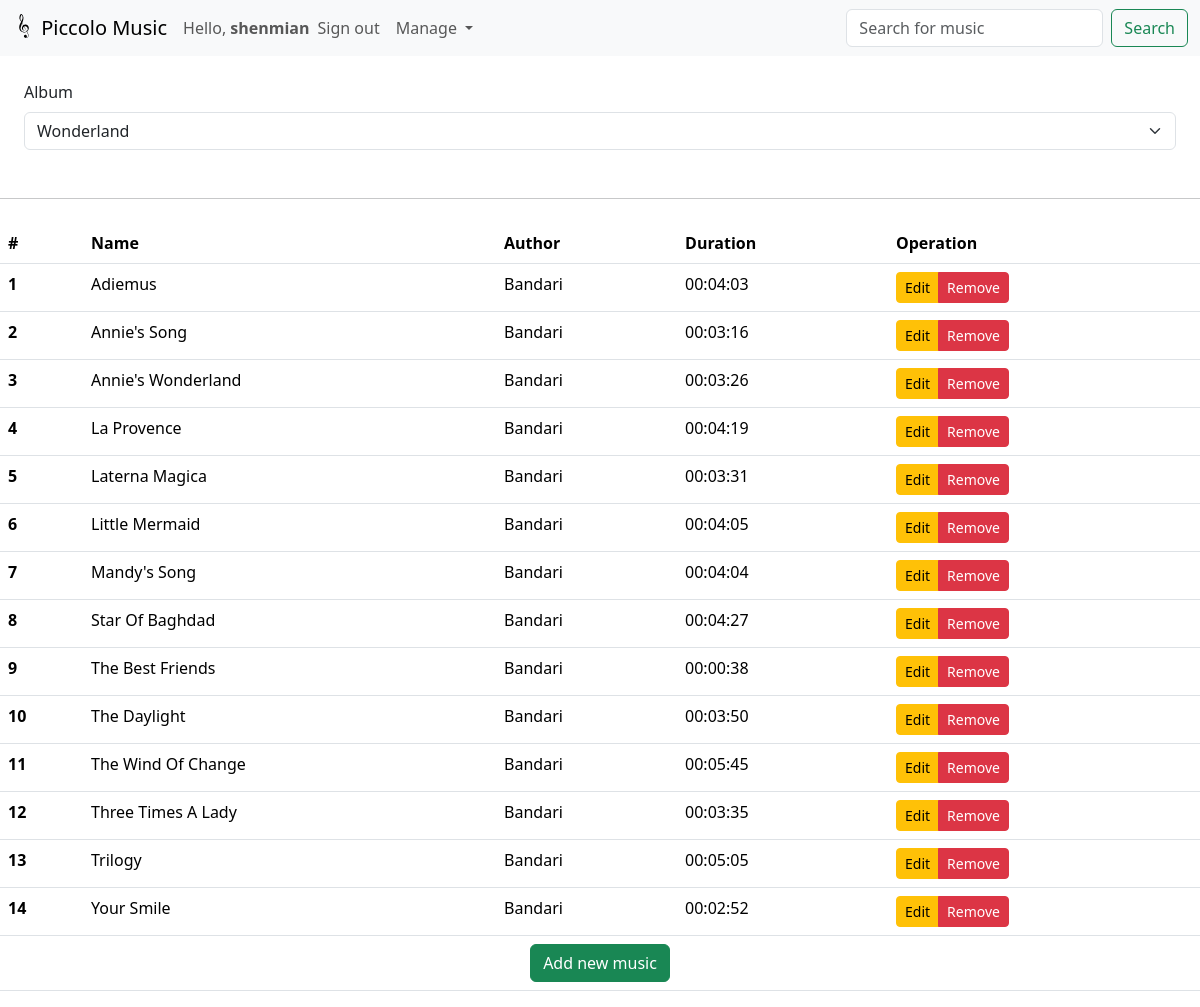
The page /music.php (signed in) on the database its author committed.
### tables this page shows
CREATE TABLE `tb_music` (
  `id` int(11) NOT NULL,
  `name` varchar(25) NOT NULL,
  `author` varchar(25) NOT NULL,
  `duration` time NOT NULL,
  `album_id` int(11) NOT NULL,
  `path` varchar(100) NOT NULL
);

### src/database.php (called while the page is built, shortened)
<?php
function get_database(): PDO
{
    try {
        static $db = new PDO('mysql:host=localhost;dbname=db_music', 'root', '');
        return $db;
    } catch (PDOException $e) {
        die('failed to connect to database: ' . $e->getMessage());
    }
}
function get_albums(): PDOStatement
{
    $db = get_database();
    $stmt = $db->prepare('SELECT * FROM tb_album');
    if (!$stmt->execute())
        die('failed to query from database');
    return $stmt;
}
function get_music_by_album_id($album_id): PDOStatement
{
    $db = get_database();
    $stmt = $db->prepare('SELECT tb_music.* FROM tb_music JOIN tb_album ON album_id = tb_album.id WHERE tb_album.id = ?');
    $stmt->execute([$album_id]);
    return $stmt;
}

### src/music.php (the view, shortened to what this page needs)
<?php include "header.php"; ?>
<?php include "navbar.php"; ?>
<?php
include "database.php";
$albums = get_albums();
if (isset($_GET['album_id'])) {
    $album_id = $_GET['album_id'];
} else {
    $album_id = $albums->fetch(PDO::FETCH_ASSOC)['id'];
}
?>
<main>
    <form action="/music.php" method="get" class="p-4">
        <label class="form-label">Album</label>
        <select name="album_id" class="form-select" onchange="this.form.submit()">
            <?php
            $result = get_albums();
            foreach ($result as $row) {
            ?>
                <option value="<?= $row["id"] ?>" <?php if ($album_id == $row["id"]) echo 'selected'; ?>><?= $row["name"] ?></option>
            <?php
            }
            ?>
        </select>
    </form>
    <hr class="my-4">
    <table class="table table-hover">
        <thead>
            <tr>
                <th scope="col">#</th>
                <th scope="col">Name</th>
                <th scope="col">Author</th>
                <th scope="col">Duration</th>
                <th scope="col">Operation</th>
            </tr>
        </thead>
        <tbody>
            <?php
            $result = get_music_by_album_id($album_id);
            foreach ($result as $row) {
            ?>
                <tr>
                    <th scope="row"><?= $row["id"] ?></th>
                    <td><?= $row["name"] ?></td>
                    <td><?= $row["author"] ?></td>
                    <td><?= $row["duration"] ?></td>
                    <td>
                        <div class="btn-group btn-group-sm" role="group">
                            <button type="button" onclick="window.location='/edit_music.php?music_id=<?= $row["id"] ?>';" class="btn btn-warning">Edit</button>
                            <button type="button" onclick="window.location='/remove_music.php?music_id=<?= $row["id"] ?>';" class="btn btn-danger">Remove</button>
                        </div>
                    </td>
                </tr>
            <?php
            }
            ?>
            <tr>
                <td colspan="6" class="text-center">
                    <button type="button" onclick="window.location='new_music.php';" class="btn btn-success">Add new music</button>
                </td>
            </tr>
        </tbody>
    </table>
</main>
<?php include "footer.php"; ?>

### rows shown on the page
tb_music: id "1", name "Adiemus", author "Bandari", duration "00:04:03"
tb_music: id "2", name "Annie's Song", author "Bandari", duration "00:03:16"
tb_music: id "3", name "Annie's Wonderland", author "Bandari", duration "00:03:26"
tb_music: id "4", name "La Provence", author "Bandari", duration "00:04:19"
tb_music: id "5", name "Laterna Magica", author "Bandari", duration "00:03:31"
tb_music: id "6", name "Little Mermaid", author "Bandari", duration "00:04:05"
tb_music: id "7", name "Mandy's Song", author "Bandari", duration "00:04:04"
tb_music: id "8", name "Star Of Baghdad", author "Bandari", duration "00:04:27"
tb_music: id "9", name "The Best Friends", author "Bandari", duration "00:00:38"
tb_music: id "10", name "The Daylight", author "Bandari", duration "00:03:50"
tb_music: id "11", name "The Wind Of Change", author "Bandari", duration "00:05:45"
tb_music: id "12", name "Three Times A Lady", author "Bandari", duration "00:03:35"
tb_music: id "13", name "Trilogy", author "Bandari", duration "00:05:05"
tb_music: id "14", name "Your Smile", author "Bandari", duration "00:02:52"

### other values the page prints
$_SESSION["username"] "shenmian"
form field album_id "Wonderland"
